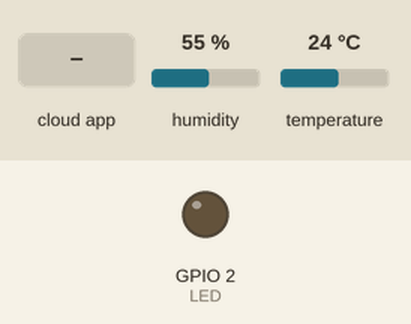
Recording of a program running on a simulated ESP32. Shown: output pins drawn as LEDs (lit = HIGH). Inputs (shaded band) come from the test bench; at power-on: humidity 55 %, temperature 24 °C. WiFi joins after 1.5 s; servers stay silent unless stated; the Firebase database answers and starts empty; what the program prints to the serial monitor is not drawn.

Above: at 2.8 s.
2.9 s: the phone or cloud app sets led to 1
At 3.6 s:
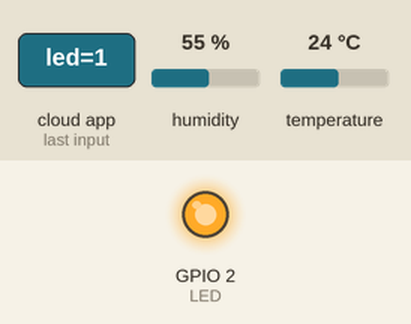
4.5 s: the phone or cloud app sets led to 0
At 6.3 s:
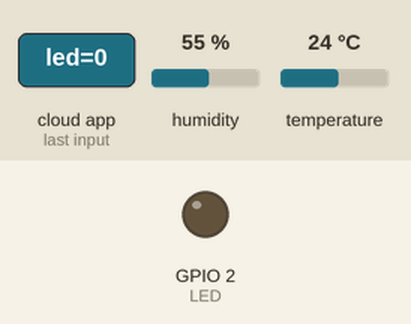
Timing chart, 0 to 7.8 s (numbered marks = the images above; inputs shaded):
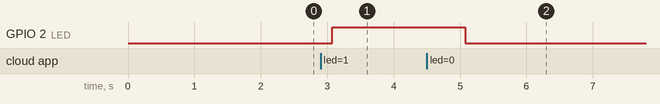

Measured:
- after the input at 2.9 s, GPIO 2 (LED): LOW → HIGH after 0.18 s
- after the input at 4.5 s, GPIO 2 (LED): HIGH → LOW after 0.58 s

The program:

main.cpp
```cpp
#include <Arduino.h>
#include <WiFi.h>
#include <DHT.h>
#include <Adafruit_Sensor.h>
#include <Firebase_ESP_Client.h>

#include "addons/TokenHelper.h" //Provide the token generation process info.
#include "addons/RTDBHelper.h"  //Provide the real-time database payload printing info and other helper functions.

#define WIFI_SSID "DCS"
#define WIFI_PASSWORD "son12345"

// Insert Firebase project API Key
#define API_KEY "AIzaSyCCTjKWELtwx1XzAe0dM_1F-E-wlXYR_Lk"

// ----Insert real-time database URL
#define DATABASE_URL "https://ledrgb-aba5c-default-rtdb.firebaseio.com"

// Define Firebase Data object
FirebaseData fbdo;
FirebaseAuth auth;
FirebaseConfig config;

// Define DHT sensor pin
#define DHTPIN 4
#define DHTTYPE DHT11
DHT dht(DHTPIN, DHTTYPE);

#define LED 2
#define FAN 5

// Define the time interval for sending data to Firebase (milliseconds)
unsigned long time1 = 0;
unsigned long time2 = 0;
bool signupSuccess = false;

void setup()
{
  Serial.begin(115200);
  WiFi.begin(WIFI_SSID, WIFI_PASSWORD);
  Serial.print("Connecting to Wi-Fi");
  while (WiFi.status() != WL_CONNECTED)
  {
    Serial.print(".");
    delay(200);
  }
  Serial.println();
  Serial.print("Connected to... ");
  Serial.println(WiFi.localIP());
  Serial.println();

  // Assigning the project API key
  config.api_key = API_KEY;

  // Assign the project URL
  config.database_url = DATABASE_URL;

  /// check signup statue
  if (Firebase.signUp(&config, &auth, "", ""))
  {
    Serial.println("sign up ok");
    signupSuccess = true;
  }
  else
  {
    Serial.printf("%s\n", config.signer.signupError.message.c_str());
  }
  // Assign the callback function for token generation task
  config.token_status_callback = tokenStatusCallback;
  Firebase.begin(&config, &auth);
  Firebase.reconnectWiFi(true);
  dht.begin();
  pinMode(LED, OUTPUT);
}

void loop()
{
  if (Firebase.ready() && signupSuccess && (millis() - time1 > 3000 || time1 == 0))
  {
    time1 = millis();

    // Read data from DHT sensor
    float temperature = dht.readTemperature();
    float humidity = dht.readHumidity();
    if (isnan(temperature) || isnan(humidity))
    {
      Serial.println("Failed to read from DHT sensor!");
      return;
    }
    Serial.print("Temperature: ");
    Serial.print(temperature);
    Serial.print(" °C, Humidity: ");
    Serial.print(humidity);
    Serial.println(" %");

    // update data to Firebase
    if (Firebase.RTDB.setFloat(&fbdo, "/home/temp", temperature))
    {
      Serial.println("SET TEMP PASSED");
      Serial.println("PATH: " + fbdo.dataPath());
      Serial.println("TYPE: " + fbdo.dataType());
    }
    else
    {
      Serial.println("SET TEMPFAILED");
      Serial.println("REASON: " + fbdo.errorReason());
    }
    if (Firebase.RTDB.setFloat(&fbdo, "/home/hum", humidity))
    {
      Serial.println("SET HUM PASSED");
      Serial.println("PATH: " + fbdo.dataPath());
      Serial.println("TYPE: " + fbdo.dataType());
    }
    else
    {
      Serial.println("SET HUM FAILED");
      Serial.println("REASON: " + fbdo.errorReason());
    }
  }

  if (Firebase.ready() && signupSuccess && (millis() - time2 > 1000 || time2 == 0))
  {
    time2 = millis();
    // get data from Firebase
    if (Firebase.RTDB.getBool(&fbdo, "/home/led"))
    {
      Serial.println("GET LED PASSED");
      Serial.println("PATH: " + fbdo.dataPath());
      Serial.println("TYPE: " + fbdo.dataType());
      Serial.println("VALUE: " + fbdo.boolData() ? "true" : "false");
      digitalWrite(LED, fbdo.boolData());
    }
    else
    {
      Serial.println("GET LED FAILED");
      Serial.println("REASON: " + fbdo.errorReason());
    }
    if (Firebase.RTDB.getBool(&fbdo, "/home/fan"))
    {
      Serial.println("GET FAN PASSED");
      Serial.println("PATH: " + fbdo.dataPath());
      Serial.println("TYPE: " + fbdo.dataType());
      Serial.println("VALUE: " + fbdo.boolData() ? "true" : "false");
      digitalWrite(FAN, fbdo.boolData());
    }
    else
    {
      Serial.println("GET FAN FAILED");
      Serial.println("REASON: " + fbdo.errorReason());
    }
  }
}
```
